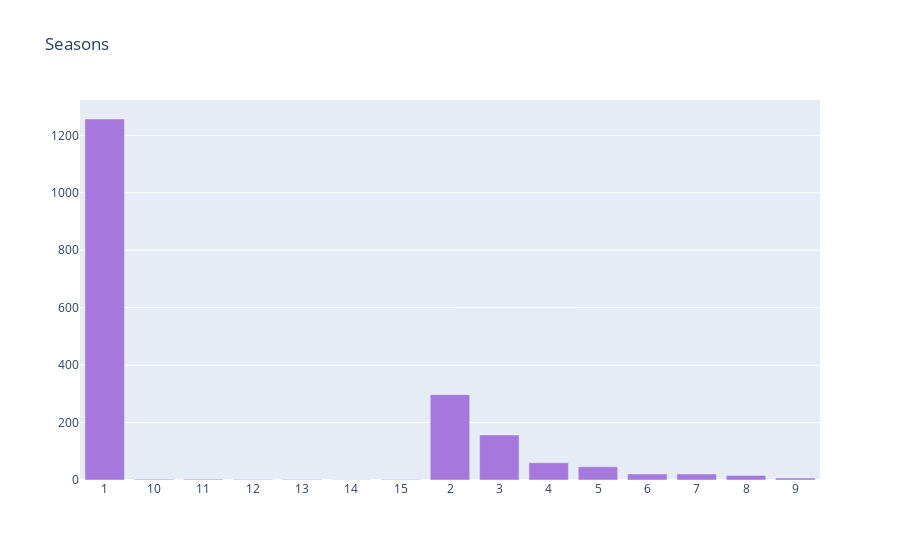

The code cell stored with this chart in its notebook:
### Markdown cell above
**TV Shows with many seasons**

### Code cell
col = 'season_count'
vc1 = d1[col].value_counts().reset_index()
vc1 = vc1.rename(columns = {col : "count", "index" : col})
vc1['percent'] = vc1['count'].apply(lambda x : 100*x/sum(vc1['count']))
vc1 = vc1.sort_values(col)

trace1 = go.Bar(x=vc1[col], y=vc1["count"], name="TV Shows", marker=dict(color="#a678de"))
data = [trace1]
layout = go.Layout(title="Seasons", legend=dict(x=0.1, y=1.1, orientation="h"))
fig = go.Figure(data, layout=layout)
fig.show()

### Figure 1 — Plotly figure (JSON) as saved in the notebook; plotly's stock layout.template omitted (floating-point values rounded to 4 significant figures)
{"data": [{"marker": {"color": "#a678de"}, "name": "TV Shows", "type": "bar", "x": ["1", "10", "11", "12", "13", "14", "15", "2", "3", "4", "5", "6", "7", "8", "9"], "y": [1257, 3, 3, 2, 2, 1, 2, 297, 157, 60, 46, 21, 21, 16, 7]}], "layout": {"legend": {"orientation": "h", "x": 0.1, "y": 1.1}, "title": {"text": "Seasons"}}}
